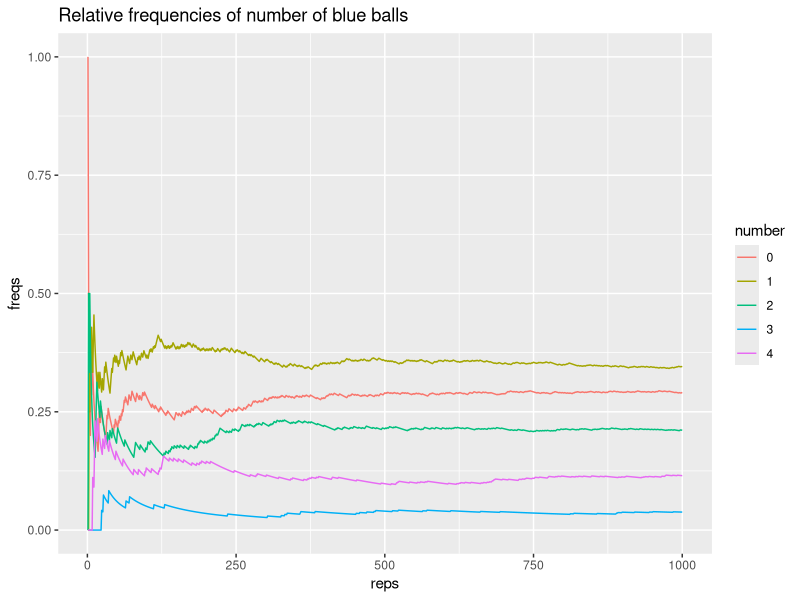

R code for this plot:
## ---- chunk 1
knitr::opts_chunk$set(echo = TRUE)
## ---- chunk 2
box1 <- c(rep("blue", 2), "red")
box2 <- c(rep("blue", 2), rep("red", 3), "white")
## ---- chunk 3
prob_unif <- runif(1)
if (prob_unif > 0.5) {
  sample(box1, size = 4, replace = TRUE)
} else {
  sample( box2, size = 4, replace = FALSE)
}
## ---- chunk 4
num <- 1000
drawn_balls <- matrix(rep(0, num*4), nrow = 1000, ncol = 4)
sample <- character(4)
for (i in 1 : num) {
  if (runif(1) > 0.5) {
    sample <- sample(box1, size = 4, replace = TRUE)
  } else {
    sample <- sample(box2, size = 4, replace = FALSE)
  }
  drawn_balls[i,] <- sample
}
## ---- chunk 5
blue0 <- rep(0, num)
blue1 <- rep(0, num)
blue2 <- rep(0, num)
blue3 <- rep(0, num)
blue4 <- rep(0, num)
prop_blue0 <- rep(0, num)
prop_blue1 <- rep(0, num)
prop_blue2 <- rep(0, num)
prop_blue3 <- rep(0, num)
prop_blue4 <- rep(0, num)

for (i in 1 : num) {
  # plus one for counting blue0 in switch function
  sum <- sum(drawn_balls[i, ] == "blue") + 1 
  
  switch(sum,
         blue0[i] <- 1,
         blue1[i] <- 1,
         blue2[i] <- 1,
         blue3[i] <- 1,
         blue4[i] <- 1
         )
  prop_blue0[i] <- sum(blue0) / i
  prop_blue1[i] <- sum(blue1) / i
  prop_blue2[i] <- sum(blue2) / i
  prop_blue3[i] <- sum(blue3) / i
  prop_blue4[i] <- sum(blue4) / i
}

data.frame(
  blue0 = prop_blue0[num],
  blue1 = prop_blue1[num],
  blue2 = prop_blue2[num],
  blue3 = prop_blue3[num],
  blue4 = prop_blue4[num]
)
## ---- chunk 6
library(ggplot2)

dat <- data.frame(
  reps = 1 : num,
  prop_blue0,
  prop_blue1,
  prop_blue2,
  prop_blue3,
  prop_blue4
)

ggplot(dat, aes(x = reps)) +
  ggtitle("Relative frequencies of number of blue balls") +
  ylab("freqs") +
  geom_line(aes(y = prop_blue0, col = "red")) +
  geom_line(aes(y = prop_blue1, col = "blue")) +
  geom_line(aes(y = prop_blue2, col = "green")) +
  geom_line(aes(y = prop_blue3, col = "purple")) +
  geom_line(aes(y = prop_blue4, col = "yellow")) +
  scale_color_discrete(name = "number", labels = c("0", "1", "2", "3", "4"))
